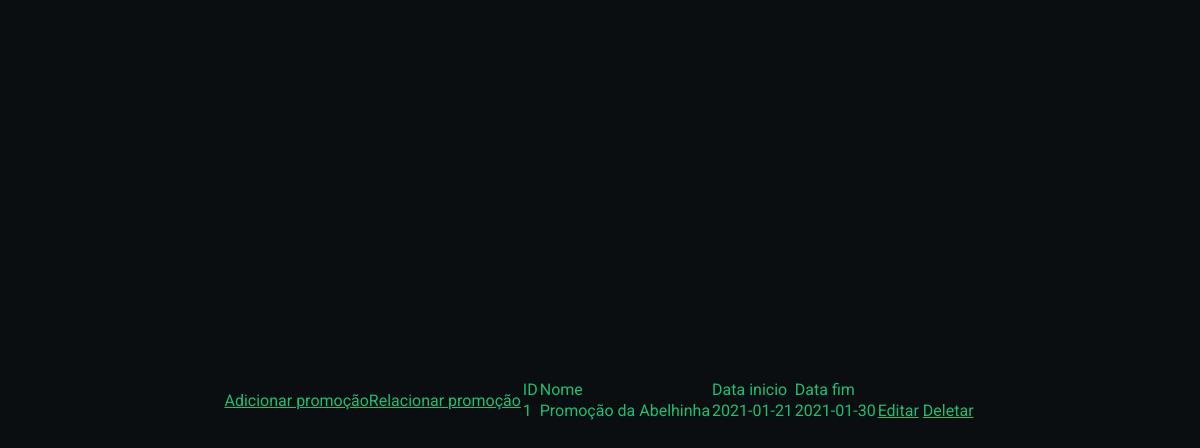
The app's page /promotion (signed in) with its own data.
### tables this page shows
CREATE TABLE Promocao (
    id INT NOT NULL AUTO_INCREMENT PRIMARY KEY,
    nome VARCHAR(50) NOT NULL,
    dataInicio DATE NOT NULL,
    dataFim DATE,
    created TIMESTAMP DEFAULT CURRENT_TIMESTAMP(),
    edited DATETIME
);

### src/Controllers/PromotionController.php (called while the page is built, shortened)
<?php
    class PromotionController{
        public function show(){
            $promotion = new PromotionModel();
            $params['promotions'] = $promotion->getAllPromotions();
            $promotion = new PromotionView($params);
        }
    }
?>

### routes/routes.php (called while the page is built, shortened)
<?php
    require_once('app.php');
    Route::run();
?>

### index.php (called while the page is built, shortened)
<?php
    require_once('routes/routes.php');
?>

### src/database/DB.php (called while the page is built, shortened)
<?php
class DB
{
  private static $db;
  public function __construct()
  {
    $env = parse_ini_file('env.ini');
    if(empty($env) || !isset($env)){
      $env['DB_HOST'] = getenv('DB_HOST');
      $env['DB_DATABASE'] = getenv('DB_DATABASE');
      $env['DB_USERNAME'] = getenv('DB_USERNAME');
      $env['DB_PASSWORD'] = getenv('DB_PASSWORD');
    }
    self::$db = new PDO('mysql:host=' . $env['DB_HOST'] . ';dbname=' . $env['DB_DATABASE'], $env['DB_USERNAME'], $env['DB_PASSWORD'], array(PDO::MYSQL_ATTR_INIT_COMMAND => "SET NAMES utf8"));
    self::$db->setAttribute(PDO::ATTR_ERRMODE, PDO::ERRMODE_EXCEPTION);
    self::$db->setAttribute(PDO::ATTR_ORACLE_NULLS, PDO::NULL_EMPTY_STRING);
  }
  public static function getAll($sql)
  {
    $execute = self::$db->prepare($sql);
    $execute->execute();
    return $execute->fetchAll(PDO::FETCH_ASSOC);
  }
}

### src/Models/PromotionModel.php (called while the page is built, shortened)
<?php
    class PromotionModel extends DB{
        public function getAllPromotions(){
            $sql = "SELECT * FROM Promocao";
            return DB::getAll($sql);
        }
    }
?>

### src/Views/PromotionView.php (the view, shortened to what this page needs)
<?php
    class PromotionView{
        public function __construct($params){  ?>
            <!DOCTYPE html>
            <html lang="pt-BR">
            <head>
            </head>
            <body>
                <a href="/add/promotion">Adicionar promoção</a>
                <a href="/promotion-product">Relacionar promoção</a>
                <table>
                    <thead>
                        <tr>
                            <td>ID</td>
                            <td>Nome</td>
                            <td>Data inicio</td>
                            <td>Data fim</td>
                        </tr>
                    </thead>
                    <tbody>
                        <?php foreach($params['promotions'] as $promotion){ ?>
                            <tr>
                                <td><?php echo $promotion['id'] ?></td>
                                <td><?php echo $promotion['nome'] ?></td>
                                <td><?php echo $promotion['dataInicio'] ?></td>
                                <td><?php echo $promotion['dataFim'] ?></td>
                                <td>
                                    <a href="/edit/promotion&id=<?php echo $promotion['id'] ?>">Editar</a>
                                    <a href="/delete/promotion&id=<?php echo $promotion['id'] ?>">Deletar</a>
                                </td>
                            </tr>
                        <?php } ?>
                    </tbody>
                </table>
            </body>
            </html>
        <?php }
    }
?>

### routes/app.php (shortened to what this page needs)
<?php
    class Route{
        private static $routes = [];
        public static function get($route, $controller, $method = 'GET'){
            array_push(self::$routes, array(
                'route' => explode(':', $route)[0],
                'controller' => explode('@',$controller)[0],
                'function' => explode('@',$controller)[1],
                'method' => $method,
                'params' => $_REQUEST
            ));
        }
        public static function post($route, $controller, $method = 'POST'){
            array_push(self::$routes, array(
                'route' => $route,
                'controller' => explode('@',$controller)[0],
                'function' => explode('@',$controller)[1],
                'method' => $method,
                'params' => $_POST
            ));
        }
        public static function run($basepath = '/'){
            $parsed_url = parse_url($_SERVER['REQUEST_URI']);
            $method = $_SERVER['REQUEST_METHOD'];
            if(isset($parsed_url['path'])){
                $url = explode('&',$parsed_url['path'])[0];
            }else{
                $url = '/';
            }
            foreach(self::$routes as $route){
                if($route['route'] == $url){
                    if($route['method'] != $method){
                        header("HTTP/1.0 405 Method Not Allowed");
                    }else{
                        $function = $route['function'];
                        $controller = new $controller();
                        $controller->$function($route['params']);
                    }
                }
            }
        }
    }
?>

### public/css/global.css (style rules this page uses)
:root { --preto: #0a0e11; --verde: #19bf72; --branco: #e4f1eb; --cinza-escuro: #262b2d; --cinza-claro: #414748; --laranja: #f95738; }
* { margin: 0; padding: 0; box-sizing: border-box; outline: none; }
body { display: flex; align-items: center; justify-content: center; background-color: var(--preto); width: 100vw; height: 100vh; font-family: "Roboto", sans-serif; }
* { scrollbar-width: 10px; scrollbar-color: var(--cinza-escuro) var(--cinza-claro); }

### src/Views/PromotionView.php (style rules this page uses)
* { color:#19bf72; }

### records on screen
promocao: id "1", nome "Promoção da Abelhinha", dataInicio "2021-01-21", dataFim "2021-01-30"
